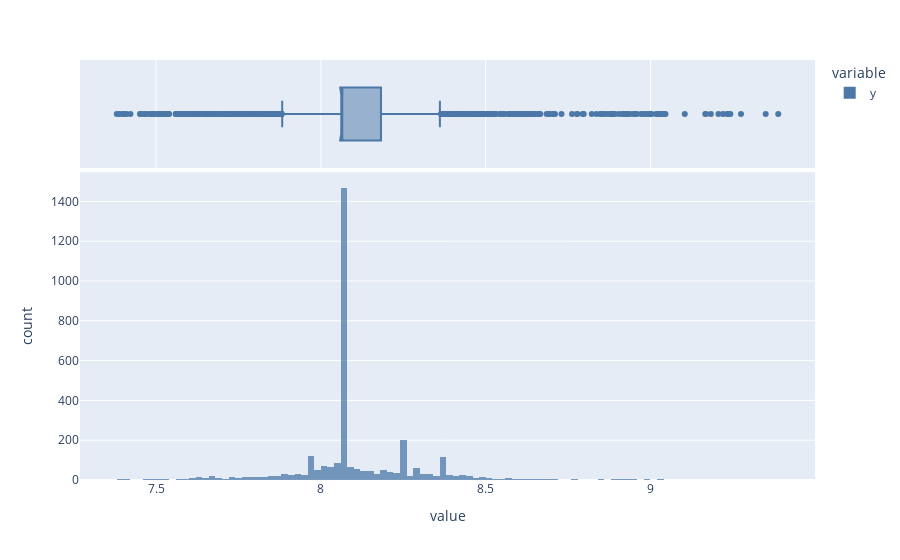

Notebook code for this chart:
### Code cell
fig = px.histogram(
    np.log1p(df_knn[target]),
    marginal="box",
    barmode='overlay',
    opacity=0.75,
    color_discrete_sequence=px.colors.qualitative.T10
)
fig.show()

### Figure 1 — Plotly figure (JSON) as saved in the notebook; plotly's stock layout.template omitted (floating-point values rounded to 4 significant figures; data arrays with more than 128 entries replaced by an {"elided": "..."} marker saying what was removed)
{"data": [{"alignmentgroup": "True", "bingroup": "x", "hovertemplate": "variable=y<br>value=%{x}<br>count=%{y}<extra></extra>", "legendgroup": "y", "marker": {"color": "#4C78A8", "opacity": 0.75, "pattern": {"shape": ""}}, "name": "y", "offsetgroup": "y", "orientation": "v", "showlegend": true, "type": "histogram", "x": {"elided": "3289 float values"}, "xaxis": "x", "yaxis": "y"}, {"alignmentgroup": "True", "hovertemplate": "variable=y<br>value=%{x}<extra></extra>", "legendgroup": "y", "marker": {"color": "#4C78A8"}, "name": "y", "notched": true, "offsetgroup": "y", "showlegend": false, "type": "box", "x": {"elided": "3289 float values"}, "xaxis": "x2", "yaxis": "y2"}], "layout": {"barmode": "overlay", "legend": {"title": {"text": "variable"}, "tracegroupgap": 0}, "margin": {"t": 60}, "xaxis": {"anchor": "y", "domain": [0, 1], "title": {"text": "value"}}, "xaxis2": {"anchor": "y2", "domain": [0, 1], "matches": "x", "showgrid": true, "showticklabels": false}, "yaxis": {"anchor": "x", "domain": [0, 0.7326], "title": {"text": "count"}}, "yaxis2": {"anchor": "x2", "domain": [0.7426, 1], "matches": "y2", "showgrid": false, "showline": false, "showticklabels": false, "ticks": ""}}}
